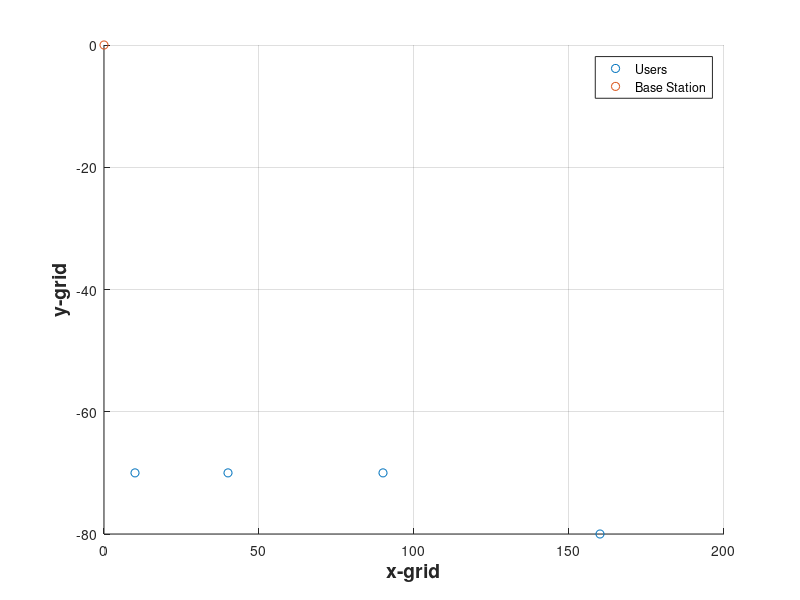

The MATLAB script that drew this image: (Note: this script raises an error after producing the figure.)
%%% Selection by Exhaustive search (Zero forcing) of the best 4 users 
%%% among different numbers of available users. 
%%% Maximum Capacity vs Nusers available.
%% Simulations Parameters 
clear all
BW=180e3; %% Bandwidth
Nt=4; %% Number of antennas
Nuselec=4; %% Number of Selected users - Equal or lower than the number of antennas
Nu=4; %% Number of Users available
fc=2.5e9; %% Frequency 
fmm=28e9; %% Frequency mmWave
% Ns=10;  %% LTE frame with Ns subfames
Noise=-174+10*log10(BW); %%% Noise Power Modeling
th=9 ; %%% SINR threshould
Q=zeros(1,length(Nu)); % Average Capacity=0 Initial
%% User Grid
d=200;  %% Maximum Distance in meters
x=10:10:d; %% X-axis grid Distance in meters
y=-d/2:10:d/2; %% Y-axis Distance in meters
[X,Y]=meshgrid(x,y); %% XY Grid
duser=sqrt(X.^2+Y.^2); %% User distance
phiu=atan(Y./X); %% Angle of arrival of the user
%% Plot Users Position
figure
puser=randi([0 length(x)*length(y)],1,Nu(end));
scatter(X(puser),Y(puser)), hold on
scatter(0,0)
legend("Users","Base Station")
grid
xlabel('x-grid','fontsize',14,'fontweight','b');
ylabel('y-grid','fontsize',14,'fontweight','b');
%% User Path loss Modeling
clear puser Pl
puser=randi([1 length(x).^2],1,Nu(end)); %% Random user position 
duser(puser); %% Distance for each user  
Pl=22.7 + 36.7*log10(duser(puser)) + 26*log10(fc/1e9); %%% The standard 3GPP urban micro (UMi) path 
%%% loss model with hexagonal deployments 
%%% Milimiter Wave Model Rappaport
%alpha=61.4;beta=2;sigma=5.8;ecs=0; %% ecs=N(0,sigma^2);
%PLmmWW=alpha+10*beta*log10(d)+ecs;
%Path Loss 2.5 GHz

%% User Selection
for k=1:length(Nu)
%%%Data Users Vector Initialization
clear user xk
xk=ones(Nuselec,1); %% Resources initialization
user=combnk(1:Nu(k),Nuselec); %%% Combination(Nu,Nt) for all possibilities

for j=1:length(user(:,1))
clear tempH ph Hkn 
Hkn=zeros(Nuselec,Nt);
ph=puser(user(j,:));
%%% Angle of Arrival Vector
tempH=[ones(Nuselec,1) exp(1j*pi*sin(phiu(ph))).' exp(1j*pi*2*sin(phiu(ph))).' exp(1j*pi*3*sin(phiu(ph))).'];
%%%  Angle of Arrival Channel over antenna ports for far-field and desired
%%%  layers/users with path loss
for i=1:Nuselec
   Hkn(i,1:Nt)=tempH(i,1:Nt)*sqrt(10^(-Pl(user(j,i))/10));
end
%%% Channel Attenuation
Pkn=abs(Hkn).^2;
PkndB=10*log10(Pkn);
% Zero forcing - Beamforming Weights - Precoding
clear  Wnk PWnk
Wnk=(Hkn')*pinv(Hkn*(Hkn)'); %%% Zero Forcing
PWnk=db(abs(Wnk).^2,10); 

% MMSE precoding
clear  Wnk PWnk
Wnk=(Hkn')*pinv(Hkn*(Hkn)'); %%% Zero Forcing
PWnk=db(abs(Wnk).^2,10); 


% Normalization of Weigths - Application of Power Contraints
clear Wnk2 PWnkdB
Wnk2=sqrt(10^(16/10)/Nt)*Wnk./abs(Wnk);  %% < 16 dB
PWnkdB=db(abs(Wnk2).^2,10); %%%Power of Preconding Weigt

% Signal Power - Co-channel Inteference - Noise
clear yk Snk Pkn Icoint Pcoint Pnoise 
yk=Hkn*Wnk2*xk+sqrt(10^(Noise/10)); %%% H*w*x+Noise
Snk=diag(Hkn*Wnk2); %%% Transmitted Stream Channel
Pnk=abs(Snk).^2; %%% Power - Transmitted Stream Signal
Icoint=Hkn*Wnk2*xk-diag(Hkn*Wnk2); %%% Co-channel Interference
Pcoint=abs(Icoint).^2;  %%% Power - Co-channel Interference
Pnoise=10^(Noise/10); %%% Power - Noise

%%% Capacity
clear Pyk SNR SNRdB SINR SINRdB C
Pyk=10*log10(abs(yk).^2); %%% Received signal power
SNR=Pnk./(Pnoise); %%% SNR
SNRdB=db(SNR,10); %%% SNR
SINR=Pnk./(Pcoint+Pnoise); %%% SINR - Signal to Interference Plus Noise
% SINR=SINRThreshold(SINR,th); %%% SINR > th otherwise 0
SINRdB=db(SINR,th); %%% SINR dB
C=BW*log2(1+SINR); %%% Capacity

if mean(C) > Q(k)
    Q(k)=mean(C);
end
end
end
%% PLot Capacity vs Nusers available
figure,
plot(Nu,Q)
xlabel('Number of Users','fontsize',14,'fontweight','b');
ylabel('Capacity (bits/s)','fontsize',14,'fontweight','b');
% set(gca,'XTick',-90:15:90,'fontsize',8,'fontweight','b','FontName','Times');
% set(gca,'YTick',-100:20:0,'fontsize',8,'fontweight','b','FontName','Times');
set(gca,...
    'Units','normalized',...
    'FontUnits','points',...
    'FontWeight','Bold',...
    'FontName','Times',...)
    'FontSize',16)
grid
title("Capacity vs different Nusers")

%% function SINR=SINRThreshold 
function SINR=SINRThreshold(SINR,th)
for ii=1:length(SINR)
   if(SINR(ii))<th
      SINR(ii)=0; 
   end        
end
end
